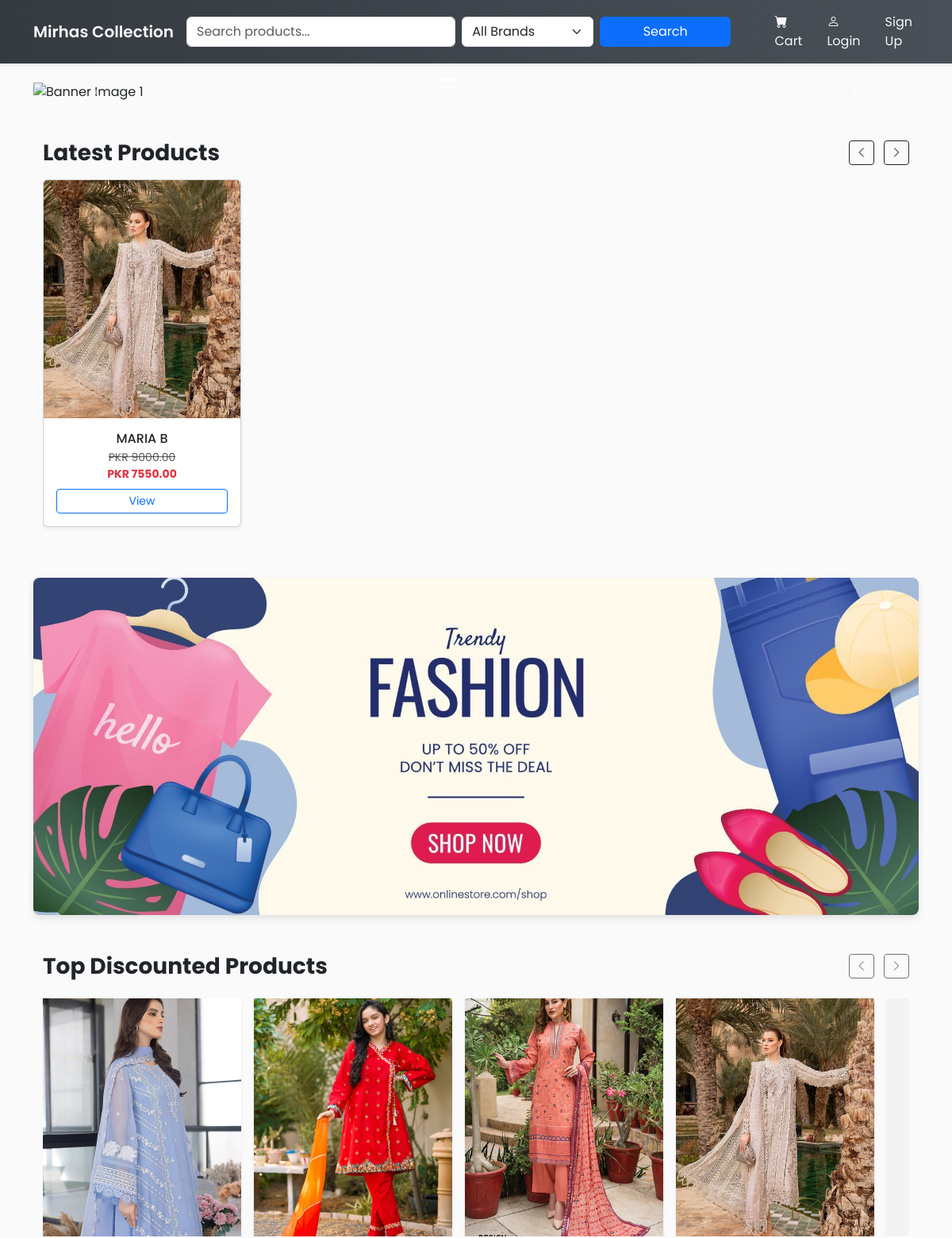
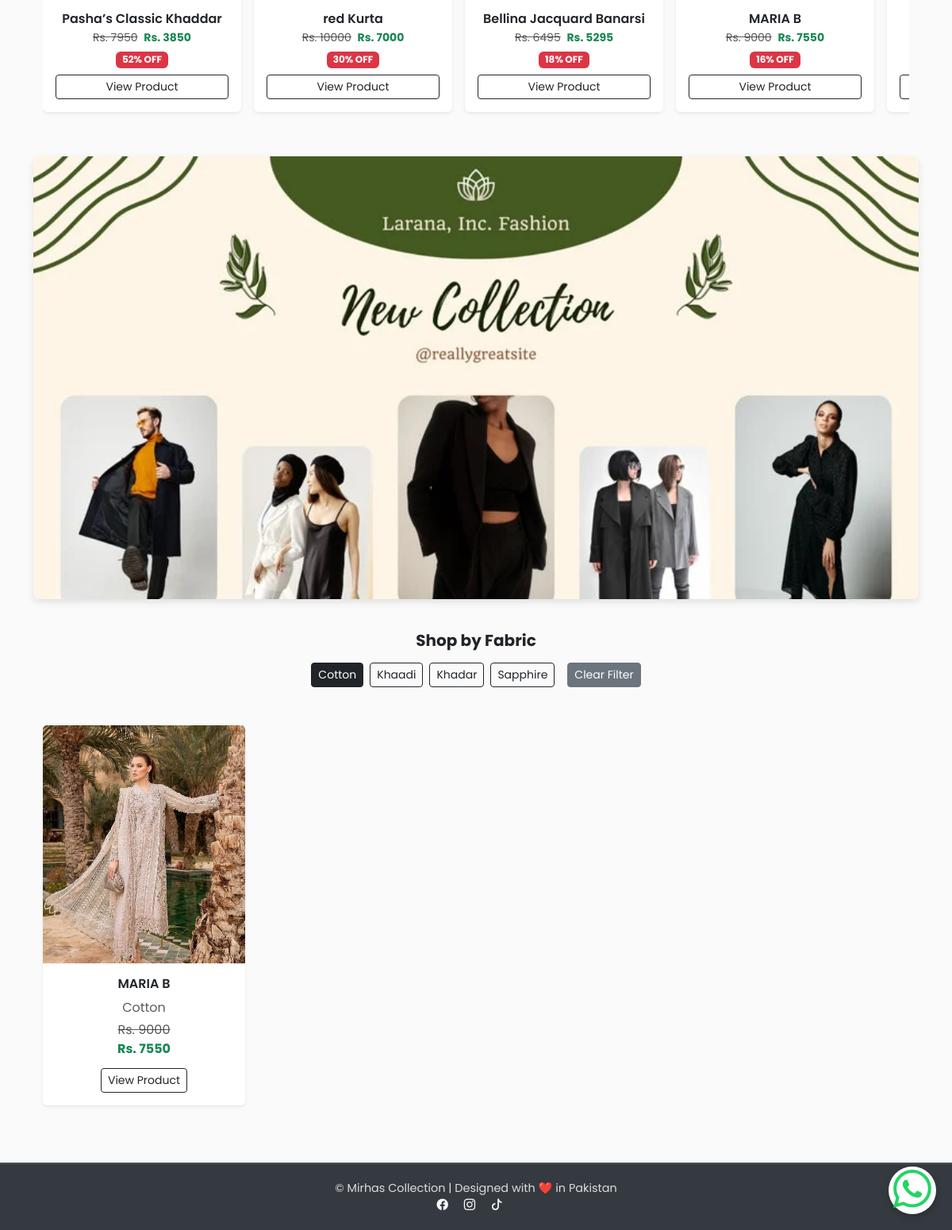
The page /?fabric=Cotton on the database its author committed (2 pictures, top to bottom).
### store/models.py (models this page shows, shortened)
class Product(models.Model):
    PRODUCT_TYPE_CHOICES = [
        ("stitched", "Stitched"),
        ("unstitched", "Unstitched"),
    ]
    PIECE_TYPE_CHOICES = [
        ("2-piece", "2 Piece"),
        ("3-piece", "3 Piece"),
    ]
    name = models.CharField(max_length=200)
    product_code = models.CharField(
        max_length=30,
        unique=True,
        editable=False,
        blank=True,
        help_text="Auto-generated unique SKU"
    )
    slug = models.SlugField(max_length=220, unique=True, blank=True)
    description = models.TextField(blank=True)
    about_product = models.TextField(blank=True, help_text="Detailed description for 'About the Product'")
    disclaimer = models.TextField(blank=True, help_text="Disclaimer for product")
    price = models.DecimalField(max_digits=10, decimal_places=2)
    discount_price = models.DecimalField(max_digits=10, decimal_places=2, null=True, blank=True)
    percentage_price = models.DecimalField(
        max_digits=5, decimal_places=2, null=True, blank=True,
        help_text="Stores the discount percentage (auto-calculated)"
    )
    product_type = models.CharField(max_length=20, choices=PRODUCT_TYPE_CHOICES, default="unstitched")
    piece_type = models.CharField(max_length=20, choices=PIECE_TYPE_CHOICES, default="3-piece")
    category = models.ForeignKey("Category", on_delete=models.SET_NULL, null=True, blank=True)
    fabric = models.CharField(max_length=100, blank=True, help_text="e.g. Lawn, Cotton, Silk")
    color = models.CharField(max_length=100, blank=True)
    sizes = models.CharField(max_length=100, blank=True, help_text="Comma-separated sizes e.g. S,M,L,XL")
    stock = models.PositiveIntegerField(default=0)
    is_active = models.BooleanField(default=True)
    image1 = models.ImageField(upload_to="products/", blank=True, null=True)
    image2 = models.ImageField(upload_to="products/", blank=True, null=True)
    delivery_nationwide = models.CharField(max_length=100, default="2-3 working days nationwide")
    delivery_international = models.CharField(max_length=100, default="International Dileveries are not currently avaiable")
    created_at = models.DateTimeField(auto_now_add=True)
    class Meta:
        ordering = ['-created_at']

### store/views.py (the view)
# urls.py: path('', views.ProductListView.as_view(), name='product_list'),
class ProductListView(ListView):
    model = Product
    template_name = 'store/product_list.html'
    context_object_name = 'products'
    paginate_by = 8
    def get_queryset(self):
        queryset = Product.objects.filter(is_active=True)
        query = self.request.GET.get('q')
        if query:
            queryset = queryset.filter(
                Q(name__icontains=query) | Q(description__icontains=query)
            )
        category_slug = self.request.GET.get('category')
        if category_slug:
            queryset = queryset.filter(category__slug=category_slug)
        fabric = self.request.GET.get('fabric')
        if fabric:
            queryset = queryset.filter(fabric__iexact=fabric)
        return queryset
    def get_context_data(self, **kwargs):
        context = super().get_context_data(**kwargs)
        context['categories'] = Category.objects.all()
        fabrics = (
            Product.objects.filter(is_active=True)
            .exclude(fabric__exact="")
            .values_list('fabric', flat=True)
        )
        unique_fabrics = sorted(set(f.strip().title() for f in fabrics if f))
        context['fabrics'] = unique_fabrics
        context['selected_fabric'] = self.request.GET.get('fabric')
        context['discounted_products'] = (
            Product.objects.filter(is_active=True, stock__gt=0, percentage_price__gt=0)
            .order_by('-percentage_price')[:10]
        )
        return context

### store/templates/store/product_list.html (shortened to what this page needs)
{% extends 'base.html' %}
{% block content %}
<div id="bannerCarousel" class="carousel slide carousel-fade" data-bs-ride="carousel">
    <div class="carousel-indicators">
        <button type="button" data-bs-target="#bannerCarousel" data-bs-slide-to="0" class="active" aria-current="true" aria-label="Slide 1"></button>
        <button type="button" data-bs-target="#bannerCarousel" data-bs-slide-to="1" aria-label="Slide 2"></button>
        <button type="button" data-bs-target="#bannerCarousel" data-bs-slide-to="2" aria-label="Slide 3"></button>
    </div>
    <div class="carousel-inner">
        <div class="carousel-item active" data-bs-interval="3000">
            <img src="/media/banner.png" class="d-block w-100" alt="Banner Image 1" style="max-height: 400px; object-fit: cover;">
        </div>
    </div>
    <button class="carousel-control-prev" type="button" data-bs-target="#bannerCarousel" data-bs-slide="prev">
        <span class="carousel-control-prev-icon" aria-hidden="true"></span>
    </button>
    <button class="carousel-control-next" type="button" data-bs-target="#bannerCarousel" data-bs-slide="next">
        <span class="carousel-control-next-icon" aria-hidden="true"></span>
    </button>
</div>
<div class="container my-5">
  <div class="d-flex justify-content-between align-items-center mb-3">
    <h3 class="fw-bold mb-0">Latest Products</h3>
    <div>
      <button class="btn btn-outline-dark btn-sm me-2" id="scrollLeft"><i class="bi bi-chevron-left"></i></button>
      <button class="btn btn-outline-dark btn-sm" id="scrollRight"><i class="bi bi-chevron-right"></i></button>
    </div>
  </div>
  <div class="scroll-container d-flex overflow-auto gap-4 pb-3" id="productScroll" style="scroll-behavior: smooth;">
    {% for product in products %}
    <div class="card shadow-sm flex-shrink-0 product-card" style="width: 250px; display: none;">
      {% if product.image1 %}
      <div class="card-img-top d-flex align-items-center justify-content-center bg-light overflow-hidden position-relative" style="height: 300px;">
          <img src="{{ product.image1.url }}" alt="{{ product.name }}" class="product-image main-image w-100 h-100 object-fit-cover">
      </div>
      {% else %}
      <div class="card-img-top d-flex align-items-center justify-content-center bg-light" style="height: 300px;">
          <span class="text-muted">No Image</span>
      </div>
      {% endif %}
      <div class="card-body d-flex flex-column text-center">
        <h6 class="card-title text-truncate mb-1" title="{{ product.name }}">{{ product.name }}</h6>
        <p class="mb-2 small">
          {% if product.discount_price %}
            <span class="text-muted text-decoration-line-through">PKR {{ product.price }}</span><br>
            <span class="text-danger fw-bold">PKR {{ product.discount_price }}</span>
          {% else %}
            <span class="fw-bold">PKR {{ product.price }}</span>
          {% endif %}
        </p>
        <a href="{% url 'product_detail' product.slug %}" class="btn btn-sm btn-outline-primary mt-auto w-100">View</a>
      </div>
    </div>
    {% empty %}
      <p class="text-center w-100">No products found.</p>
    {% endfor %}
  </div>
</div>
<div class="banner-container">
    <img src="/media/banner4.png" alt="Banner Image">
</div>
{% if discounted_products %}
<div class="container my-5">
  <div class="d-flex justify-content-between align-items-center mb-4">
    <h3 class="fw-bold mb-0">Top Discounted Products</h3>
    <div>
      <button class="btn btn-outline-secondary btn-sm me-2" id="scrollLeft">
        <i class="bi bi-chevron-left"></i>
      </button>
      <button class="btn btn-outline-secondary btn-sm" id="scrollRight">
        <i class="bi bi-chevron-right"></i>
      </button>
    </div>
  </div>
  <div class="d-flex overflow-auto gap-3 pb-2" id="discountScroll">
    {% for product in discounted_products %}
    <div class="card border-0 shadow-sm" style="min-width: 250px; flex: 0 0 auto;">
      <div class="position-relative overflow-hidden" style="height: 300px;">
        {% if product.image1 %}
          <img src="{{ product.image1.url }}" class="w-100 h-100 object-fit-cover" alt="{{ product.name }}">
        {% else %}
          <img src="/media/products/no-image.png" class="w-100 h-100 object-fit-cover" alt="No image">
        {% endif %}
      </div>
      <div class="card-body text-center">
        <h6 class="fw-semibold text-truncate mb-1">{{ product.name }}</h6>
        <p class="text-muted mb-1 small">
          <del>Rs. {{ product.price|floatformat:0 }}</del>
          <span class="text-success fw-bold ms-1">
            Rs. {{ product.discount_price|floatformat:0 }}
          </span>
        </p>
        {% if product.percentage_price %}
          <span class="badge bg-danger">{{ product.percentage_price|floatformat:0 }}% OFF</span>
        {% endif %}
        <a href="{% url 'product_detail' product.slug %}" class="btn btn-outline-dark btn-sm w-100 mt-2">
          View Product
        </a>
      </div>
    </div>
    {% endfor %}
  </div>
</div>
{% else %}
  <p class="text-center my-5 text-muted">No discounted products available.</p>
{% endif %}
<div class="banner-container">
    <img src="/media/banner5.png" alt="Banner Image">
</div>
<div class="container my-4 text-center">
  <h5 class="fw-bold mb-3">Shop by Fabric</h5>
  <div class="d-flex flex-wrap justify-content-center gap-2">
    {% for fabric in fabrics %}
      <a href="?fabric={{ fabric }}"
         class="btn btn-outline-dark btn-sm {% if selected_fabric == fabric %}active{% endif %}">
        {{ fabric|title }}
      </a>
    {% endfor %}
    {% if selected_fabric %}
      <a href="{% url 'product_list' %}" class="btn btn-sm btn-secondary ms-2">
        Clear Filter
      </a>
    {% endif %}
  </div>
</div>
<div class="container my-5">
  <div class="row g-4">
    {% for product in products %}
      <div class="col-md-3 col-sm-6">
        <div class="card border-0 shadow-sm h-100">
          {% if product.image1 %}
            <img src="{{ product.image1.url }}"
                 class="card-img-top"
                 style="height: 300px; object-fit: cover;"
                 alt="{{ product.name }}">
          {% else %}
            <img src="/media/products/no-image.png"
                 class="card-img-top"
                 style="height: 300px; object-fit: cover;"
                 alt="No image">
          {% endif %}
          <div class="card-body text-center">
            <h6 class="fw-semibold text-truncate" title="{{ product.name }}">
              {{ product.name }}
            </h6>
            <p class="text-muted mb-1">{{ product.fabric|title }}</p>
            {% if product.discount_price %}
              <p class="mb-1">
                <del class="text-muted">Rs. {{ product.price|floatformat:0 }}</del><br>
                <span class="fw-bold text-success">Rs. {{ product.discount_price|floatformat:0 }}</span>
              </p>
            {% else %}
              <p class="fw-bold text-dark">Rs. {{ product.price|floatformat:0 }}</p>
            {% endif %}
            <a href="{% url 'product_detail' product.slug %}"
               class="btn btn-outline-dark btn-sm mt-2">
              View Product
            </a>
          </div>
        </div>
      </div>
    {% empty %}
      <p class="text-center">No products available for this fabric.</p>
    {% endfor %}
  </div>
</div>
{% endblock %}

### templates/base.html (style rules this page uses)
body { font-family: 'Poppins', sans-serif; display: flex; flex-direction: column; min-height: 100vh; background-color: #fafafa; }

### store/templates/store/product_list.html (style rules this page uses)
.product-image { transition: transform 0.4s ease, opacity 0.4s ease; height: 100%; width: auto; object-fit: cover; }
.card-img-top { overflow: hidden; cursor: pointer; }
.banner-container { width: 100%; max-width: 1200px; margin: 40px auto; overflow: hidden; border-radius: 8px; box-shadow: 0 4px 10px rgba(0,0,0,0.1); }
.banner-container img { width: 100%; height: auto; display: block; }

### rows shown on the page
Product: image1 (picture), name "MARIA B", price "9000.00", discount_price "7550.00", price "9000", discount_price "7550", percentage_price "16", fabric "Cotton"
Product: image1 (picture), name "Pasha’s Classic Khaddar", price "7950", discount_price "3850", percentage_price "52"
Product: image1 (picture), name "red Kurta", price "10000", discount_price "7000", percentage_price "30"
Product: image1 (picture), name "Bellina Jacquard Banarsi", price "6495", discount_price "5295", percentage_price "18"
Product: image1 (picture)

### other values the page prints
{{ fabric|title }} "Cotton" "Khaadi" "Khadar" "Sapphire"
